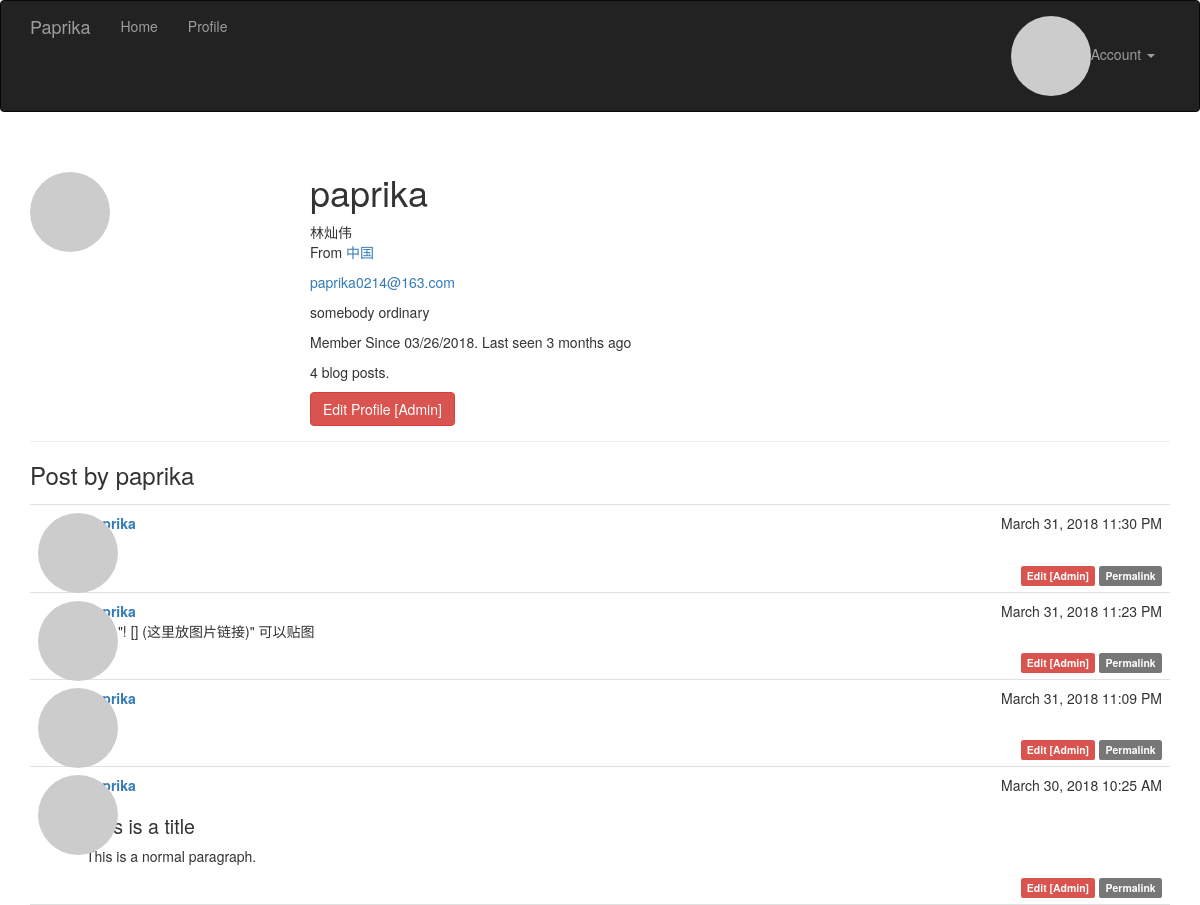
Screenshot of /user/paprika (signed in) with the database file from the repository.
### app/models.py (models this page shows, shortened)
class User(UserMixin, db.Model):
    __tablename__ = 'users'
    id = db.Column(db.Integer, primary_key=True)
    email = db.Column(db.String(64), unique=True, index=True)
    username = db.Column(db.String(64), unique=True, index=True)
    role_id = db.Column(db.Integer, db.ForeignKey('roles.id'))
    password_hash = db.Column(db.String(128))
    confirmed = db.Column(db.Boolean, default=False)
    name = db.Column(db.String(64))
    location = db.Column(db.String(64))
    about_me = db.Column(db.Text())
    member_since = db.Column(db.DateTime(), default=datetime.now)
    last_seen = db.Column(db.DateTime(), default=datetime.now)
    followed = db.relationship('Follow', foreign_keys=[Follow.follower_id], backref=db.backref('follower', lazy='joined'), lazy='dynamic', cascade='all, delete-orphan')
    follower = db.relationship('Follow', foreign_keys=[Follow.followed_id],
                               backref=db.backref('followed', lazy='joined'), lazy='dynamic',
                               cascade='all, delete-orphan')
    avatar_hash = db.Column(db.String(32))
    posts = db.relationship('Post', backref='author', lazy='dynamic')
    @property
    def password(self):
        raise AttributeError('password is not a readable attribute')
    def can(self, permissions):
        return self.role is not None and self.role.has_permission(permissions)
    def is_admin(self):
        return self.can(Permission.ADMINISTER)
    def ping(self):
        self.last_seen = datetime.now()
        db.session.add(self)
    def gravatar(self, size=100, default='identicon', rating='g'):
        if request.is_secure:
            url = 'https://secure.gravatar.com/avatar'
        else:
            url = 'https://www.gravatar.com/avatar'
        hash = self.avatar_hash or hashlib.md5(self.email.encode('utf-8')).hexdigest()
        return '{url}/{hash}?s={size}&d={default}&r={rating}'.format(
            url=url, hash=hash, size=size, default=default, rating=rating)

class Post(db.Model):
    __tablename__ = 'posts'
    id = db.Column(db.Integer, primary_key=True)
    body = db.Column(db.Text)
    timestamp = db.Column(db.DateTime, index=True, default=datetime.now)
    author_id = db.Column(db.Integer, db.ForeignKey('users.id'))
    body_html = db.Column(db.Text)

### app/main/views.py (the view)
@main.route('/user/<username>')
def user(username):
    user = User.query.filter_by(username=username).first()
    if user is None:
        abort(404)
    posts = user.posts.order_by(Post.timestamp.desc()).all()
    return render_template('user.html', user=user, posts=posts)

### app/auth/views.py (called while the page is built)
@auth.before_app_request
def before_request():
    if current_user.is_authenticated:
        current_user.ping()
        if  not current_user.confirmed \
                and request.endpoint \
                and request.blueprint != 'auth' \
                and request.endpoint != 'static':
            return redirect(url_for('auth.unconfirmed'))

### app/main/__init__.py (called while the page is built)
@main.app_context_processor
def inject_permission():
    return dict(Permission=Permission)

### app/models.py (called while the page is built)
@login_manager.user_loader
def load_user(user_id):
    return User.query.get(int(user_id))

    def has_permission(self, perm):
        return self.permissions & perm == perm

### app/templates/user.html (shortened to what this page needs)
{% extends "base.html" %}
{% block page_content %}
<div class="page-header">
	<img class="img-circle profile-thumbnail" src="{{ user.gravatar(size=256) }}">
	<div class="profile-header">
		<h1>{{ user.username }}</h1>
		{% if user.name or user.location %}
		<p>
			{% if user.name %}{{ user.name }}<br>{% endif %}
			{% if user.location %}
				From <a href="http://maps.google.com/?q={{ user.location }}" target="_blank">{{ user.location }}</a><br>
			{% endif %}
		</p>
		{% endif %}
		{% if current_user.is_admin() %}
		<p><a href="mailto:{{ user.email }}">{{ user.email }}</a></p>
		{% endif %}
		{% if user.about_me %}<p>{{ user.about_me }}</p>{% endif %}
		<p>
			Member Since {{ moment(user.member_since).format("L") }}.
			Last seen {{ moment(user.last_seen).fromNow() }}
		</p>
		<p>{{ user.posts.count() }} blog posts.</p>
		{% if current_user.is_admin() %}
	        <a class="btn btn-danger" href="{{ url_for('.edit_profile_admin', id=user.id) }}">Edit Profile [Admin]</a>
	    {% endif %}
	   </div>
</div>
<h3>Post by {{ user.username }}</h3>
{% include '_posts.html' %}
{% endblock %}

### app/templates/_posts.html (shortened to what this page needs)
<ul class="posts">
    {% for post in posts %}
    <li class="post">
        <div class="post-thumbnail">
            <a href="{{ url_for('.user', username=post.author.username) }}">
                <img class="img-circle profile-thumbnail" src="{{ post.author.gravatar(size=40) }}">
            </a>
        </div>
        <div class="post-content">
            <div class="post-date">{{ moment(post.timestamp).format("LLL") }}</div>
            <div class="post-author"><a href="{{ url_for('.user', username=post.author.username) }}">{{ post.author.username }}</a></div>
            <div class="post-body">
                {% if post.body_html %}
                    {{ post.body_html | safe}}
                {% else %}
                    {{ post.body }}
                {% endif %}
            </div>
            <div class="post-footer">
                {% if current_user.is_admin() %}
                <a href="{{ url_for('.edit', id=post.id) }}">
                    <span class="label label-danger">Edit [Admin]</span>
                </a>
                {% endif %}
                <a href="{{ url_for('.post', id=post.id) }}">
                    <span class="label label-default">Permalink</span>
                </a>
            </div>
        </div>
    </li>
    {% endfor %}
</ul>

### app/static/styles.css (style rules this page uses)
.profile-thumbnail { position: absolute; }
.profile-header { min-height: 260px; margin-left: 280px; }
ul.posts { list-style-type: none; padding: 0px; margin: 16px 0px 0px 0px; border-top: 1px solid #e0e0e0; }
ul.posts li.post { padding: 8px; border-bottom: 1px solid #e0e0e0; }
div.post-date { float: right; }
div.post-author { font-weight: bold; }
div.post-thumbnail { position: absolute; }
div.post-content { margin-left: 48px; min-height: 48px; }
div.post-footer { text-align: right; }
.post-body h1 { font-size: 140%; }

### app/templates/_posts.html (style rules this page uses)
div.post-footer { text-align: right; }

### rows the page displays
User: username "paprika", name "林灿伟", location "中国", email "paprika0214@163.com", about_me "somebody ordinary", member_since "03/26/2018", last_seen "3 months ago"
Post: timestamp "March 31, 2018 11:30 PM", author.username "paprika"
Post: timestamp "March 31, 2018 11:23 PM", author.username "paprika", body_html "使用 \"! [] (这里放图片链接)\" 可以贴图"
Post: timestamp "March 31, 2018 11:09 PM", author.username "paprika"
Post: timestamp "March 30, 2018 10:25 AM", author.username "paprika", body_html "This is a title This is a normal paragraph."

### other values shown
{{ user.posts.count() }} "4"
